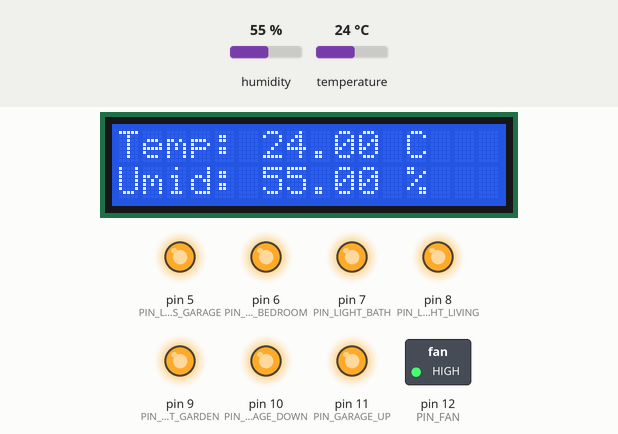
Simulated run of this sketch. Board: Arduino Uno, built with avr-gcc and run on an emulated ATmega328P. Shown: 16×2 character LCD, switched loads named in the sketch (green lamp = pin HIGH), output pins drawn as LEDs (lit = HIGH). Wiring (inferred from the names in the program): DHT11 sensor: data pin 4. Inputs (shaded band) come from the test bench; at power-on: humidity 55 %, temperature 24 °C. The RemoteXY app is connected.

Above: at 1.2 s.
1.3 s: humidity set to 22 %
At 3.6 s:
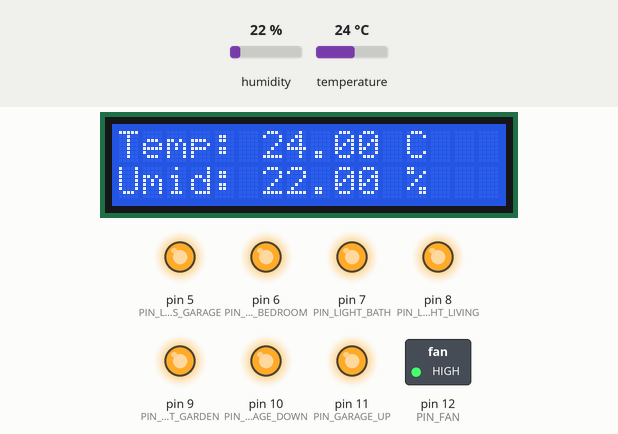
4.0 s: temperature set to 12 °C
At 4.8 s:
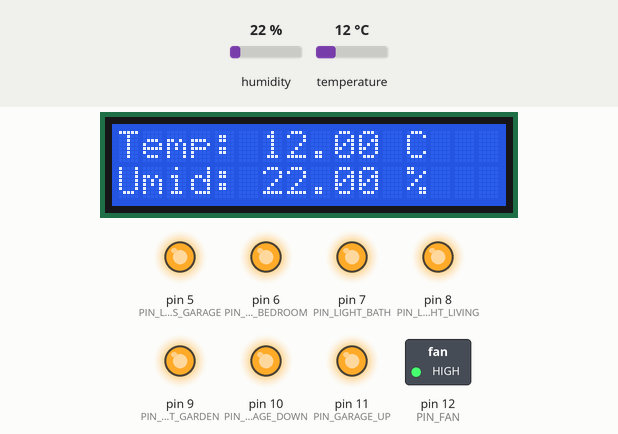
6.7 s: humidity set to 40 %
At 9.3 s:
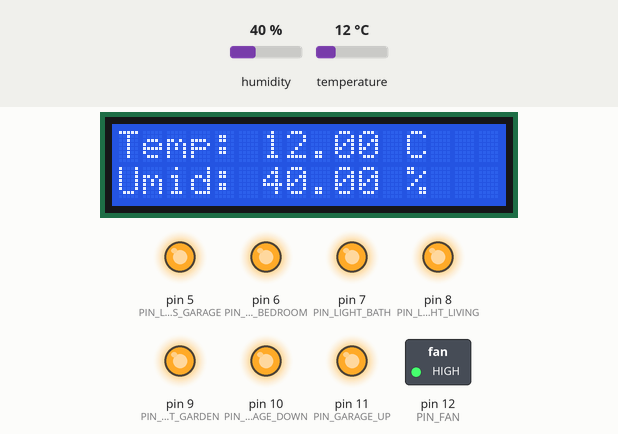
9.9 s: temperature set to 19 °C
At 11.5 s:
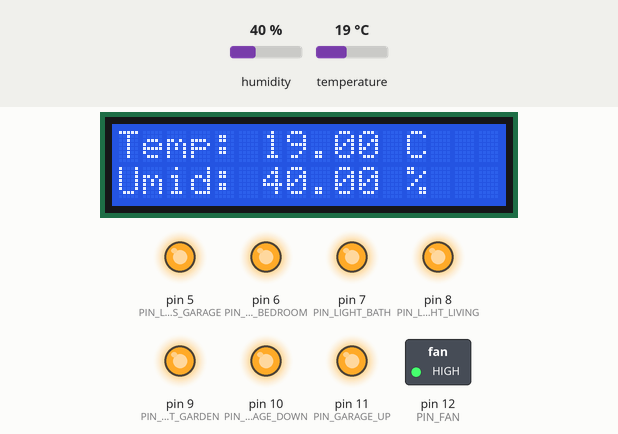
Timing chart, 0 to 13.0 s (numbered marks = the images above; inputs shaded):
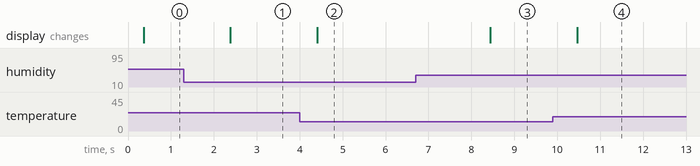

The sketch:

domotica.ino
```cpp
// (licence header left out)
//////////////////////////////////////////////
//        RemoteXY include library          //
//////////////////////////////////////////////

// RemoteXY select connection mode and include library
#define REMOTEXY_MODE__SOFTSERIAL
#include <SoftwareSerial.h>


#include "RemoteXY.h"
#include "DHT.h"
#include "LiquidCrystal_I2C.h"

// RemoteXY connection settings
#define REMOTEXY_SERIAL_RX 2
#define REMOTEXY_SERIAL_TX 3
#define REMOTEXY_SERIAL_SPEED 9600


// RemoteXY configurate
// RemoteXY configurate
#pragma pack(push, 1)
uint8_t RemoteXY_CONF[] =
  { 255,8,0,22,0,36,1,6,8,1,
  2,0,43,2,17,8,2,79,78,0,
  79,70,70,0,2,0,43,12,17,8,
  2,79,78,0,79,70,70,0,2,0,
  43,22,17,8,2,79,78,0,79,70,
  70,0,2,0,43,32,17,8,2,79,
  78,0,79,70,70,0,1,0,46,83,
  12,12,1,71,101,110,101,114,97,108,
  101,0,2,0,43,42,17,8,2,79,
  78,0,79,70,70,0,2,0,43,52,
  17,8,2,79,78,0,79,70,70,0,
  3,2,50,62,9,17,2,67,4,3,
  81,20,5,2,11,67,4,3,93,20,
  5,2,11,129,0,5,4,29,5,5,
  76,117,99,105,32,71,97,114,97,103,
  101,0,129,0,4,14,32,5,4,76,
  117,99,101,32,67,97,109,101,114,97,
  0,129,0,7,24,29,5,6,76,117,
  99,101,32,66,97,103,110,111,0,129,
  0,7,43,30,5,0,76,117,99,105,
  32,69,115,116,101,114,110,101,0,129,
  0,8,33,24,5,1,76,117,99,101,
  32,83,97,108,97,0,129,0,8,66,
  30,5,0,0,129,0,12,53,18,5,
  3,86,101,110,116,111,108,97,0,129,
  0,30,64,17,5,7,71,97,114,97,
  103,101,0,129,0,2,74,30,5,5,
  84,101,109,112,46,0,129,0,2,87,
  30,5,5,85,109,105,100,105,116,195,
  160,0,130,1,-1,73,28,28,11 };

// this structure defines all the variables of your control interface
struct _remotexy {

    // input variable
  uint8_t lights_garage; // =1 if switch ON and =0 if OFF
  uint8_t lights_bedroom; // =1 if switch ON and =0 if OFF
  uint8_t light_bath; // =1 if switch ON and =0 if OFF
  uint8_t light_living; // =1 if switch ON and =0 if OFF
  uint8_t general; // =1 if button pressed, else =0
  uint8_t light_garden; // =1 if switch ON and =0 if OFF
  uint8_t fan; // =1 if switch ON and =0 if OFF
  uint8_t garage_up_down; // =0 if select position A, =1 if position B, =2 if position C, ...

    // output variable
  char txt_temp[11];  // string UTF8 end zero
  char txt_humid[11];  // string UTF8 end zero

    // other variable
  uint8_t connect_flag;  // =1 if wire connected, else =0

} RemoteXY, old_remotexy;


#pragma pack(pop)


/////////////////////////////////////////////
//           END RemoteXY include          //
/////////////////////////////////////////////

#define PIN_LIGHTS_GARAGE 5
#define PIN_LIGHTS_BEDROOM 6
#define PIN_LIGHT_BATH 7
#define PIN_LIGHT_LIVING 8
#define PIN_LIGHT_GARDEN 9
#define PIN_FAN 12
#define PIN_GARAGE_UP 11
#define PIN_GARAGE_DOWN 10


#define VALORE_RELAY_ON LOW
#define VALORE_RELAY_OFF HIGH

#define SERRANDA_UP 0
#define SERRANDA_DOWN 1
#define TEMPO_AZIONE_MOTORE_SERRANDA_MS 600


#define PIN_TEMPERATURE_SENSOR 4

//LCD per mostrare temperatura e messaggi
LiquidCrystal_I2C lcd(0x3F,16,2);

//Sensore temperatura
DHT sensore_temperatura(PIN_TEMPERATURE_SENSOR,DHT11);

int posizione_precedente_serranda = SERRANDA_UP;


/////////////////////////////////////////////
//           FUNZIONI DI UTILITA           //
/////////////////////////////////////////////

//Fai qualcosa solo se il valore ricevuto da bluetooth e' diverso dal precedente

void processa_comandi(struct _remotexy&  old, struct _remotexy&  current)
{

  if (current.lights_garage != old.lights_garage)
  {
    digitalWrite( PIN_LIGHTS_GARAGE, (current.lights_garage == 1) ?  VALORE_RELAY_ON : VALORE_RELAY_OFF);
  }

  if (current.lights_bedroom != old.lights_bedroom)
  {
    digitalWrite( PIN_LIGHTS_BEDROOM, (current.lights_bedroom == 1) ?  VALORE_RELAY_ON : VALORE_RELAY_OFF);
  }

  if (current.light_bath != old.light_bath)
  {
    digitalWrite( PIN_LIGHT_BATH, (current.light_bath == 1) ?  VALORE_RELAY_ON: VALORE_RELAY_OFF);
  }

  if (current.light_living != old.light_living)
  {
    digitalWrite( PIN_LIGHT_LIVING, (current.light_living == 1) ?  VALORE_RELAY_ON : VALORE_RELAY_OFF);
  }

  if (current.light_garden != old.light_garden)
  {
    digitalWrite( PIN_LIGHT_GARDEN, (current.light_garden == 1) ?  VALORE_RELAY_ON : VALORE_RELAY_OFF);
  }

  if (current.fan != old.fan)
  {
    digitalWrite( PIN_FAN, (current.fan == 1) ?  VALORE_RELAY_ON : VALORE_RELAY_OFF);
  }
  //se  posizione della serranda diversa
  if (old.garage_up_down != current.garage_up_down)
  {
    muovi_serranda_garage(current.garage_up_down);
  }

  if (current.general != old.general && current.general == 1)
  {
    spegni_tutto();

  }


}


//Salva i valori correnti ricevuti da bluetooth in una struttura temporanea
void salva_stato(struct _remotexy& oldRemotexy, struct _remotexy& currentRemotexy)
{
     oldRemotexy.lights_garage = currentRemotexy.lights_garage;
     oldRemotexy.lights_bedroom = currentRemotexy.lights_bedroom;
     oldRemotexy.light_bath = currentRemotexy.light_bath;
     oldRemotexy.light_living = currentRemotexy.light_living;
     oldRemotexy.general = currentRemotexy.general;
     oldRemotexy.light_garden = currentRemotexy.light_garden;
     oldRemotexy.fan = currentRemotexy.fan;
     oldRemotexy.garage_up_down = currentRemotexy.garage_up_down;
}

// STAMPA MESSAGGIO MESSAGGIO VISUALIZZATO SU LCD
// Temperatura e Umidita passati da fuori
void aggiorna_lcd(float temperatura, float umidita)
{
  lcd.setCursor(0,0);
  lcd.print("Temp: ");
  lcd.setCursor(6,0);
  lcd.print(temperatura);
  lcd.setCursor(12,0);
  lcd.print("C");
  lcd.setCursor(0,1);
  lcd.print("Umid:");
  lcd.setCursor(6,1);
  lcd.print(umidita);
  lcd.setCursor(12,1);
  lcd.print("%");
}

void spegni_tutto()
{
  digitalWrite (PIN_LIGHTS_GARAGE, VALORE_RELAY_OFF);
  digitalWrite (PIN_LIGHTS_BEDROOM, VALORE_RELAY_OFF);
  digitalWrite (PIN_LIGHT_BATH, VALORE_RELAY_OFF);
  digitalWrite (PIN_LIGHT_LIVING, VALORE_RELAY_OFF);
  digitalWrite (PIN_LIGHT_GARDEN, VALORE_RELAY_OFF);
  digitalWrite (PIN_FAN, VALORE_RELAY_OFF);
  digitalWrite (PIN_GARAGE_UP, VALORE_RELAY_OFF);
  digitalWrite (PIN_GARAGE_DOWN, VALORE_RELAY_OFF);
}

void setup()
{
  RemoteXY_Init ();

  pinMode (PIN_LIGHTS_GARAGE, OUTPUT);
  pinMode (PIN_LIGHTS_BEDROOM, OUTPUT);
  pinMode (PIN_LIGHT_BATH, OUTPUT);
  pinMode (PIN_LIGHT_LIVING, OUTPUT);
  pinMode (PIN_LIGHT_GARDEN, OUTPUT);
  pinMode (PIN_FAN, OUTPUT);
  pinMode (PIN_GARAGE_UP, OUTPUT);
  pinMode (PIN_GARAGE_DOWN, OUTPUT);

  //Inizializzo tutti i rele a OFF
  spegni_tutto();

  Serial.begin(9600);

  // Inizializzazione display LCD e SENSORE TEMPERATURA
  lcd.init();
  lcd.backlight();
  sensore_temperatura.begin();

}

void muovi_serranda_garage(int direzione)
{
    if (direzione == SERRANDA_UP)
    {
      digitalWrite(PIN_GARAGE_UP, VALORE_RELAY_ON);
      delay(TEMPO_AZIONE_MOTORE_SERRANDA_MS);
      digitalWrite(PIN_GARAGE_UP, VALORE_RELAY_OFF);
    }
    else
    {
      digitalWrite(PIN_GARAGE_DOWN, VALORE_RELAY_ON);
      delay(TEMPO_AZIONE_MOTORE_SERRANDA_MS);
      digitalWrite(PIN_GARAGE_DOWN, VALORE_RELAY_OFF);
    }
}

void loop()
{
  //legge comandi da bluetooth
  RemoteXY_Handler ();


  float temp = sensore_temperatura.readTemperature();
  float hum = sensore_temperatura.readHumidity();
  String temp_str="";
  temp_str+=temp;
  temp_str += " C";
  String hum_str="";
  hum_str+=hum;
  hum_str += " %";
  temp_str.toCharArray(RemoteXY.txt_temp, 11);
  hum_str.toCharArray(RemoteXY.txt_humid, 11);
  // use the RemoteXY structure for data transfer
  aggiorna_lcd(temp,hum);

  //processa comandi (aziona relays e pin vari)
  processa_comandi(old_remotexy,RemoteXY);

  salva_stato(old_remotexy,RemoteXY);

}
```

DHT.cpp
```cpp
// (licence header left out)
#include "DHT.h"

#define MIN_INTERVAL 2000

DHT::DHT(uint8_t pin, uint8_t type, uint8_t count) {
  _pin = pin;
  _type = type;
  #ifdef __AVR
    _bit = digitalPinToBitMask(pin);
    _port = digitalPinToPort(pin);
  #endif
  _maxcycles = microsecondsToClockCycles(1000);  // 1 millisecond timeout for
                                                 // reading pulses from DHT sensor.
  // Note that count is now ignored as the DHT reading algorithm adjusts itself
  // basd on the speed of the processor.
}

void DHT::begin(void) {
  // set up the pins!
  pinMode(_pin, INPUT_PULLUP);
  // Using this value makes sure that millis() - lastreadtime will be
  // >= MIN_INTERVAL right away. Note that this assignment wraps around,
  // but so will the subtraction.
  _lastreadtime = -MIN_INTERVAL;
  DEBUG_PRINT("Max clock cycles: "); DEBUG_PRINTLN(_maxcycles, DEC);
}

//boolean S == Scale.  True == Fahrenheit; False == Celcius
float DHT::readTemperature(bool S, bool force) {
  float f = NAN;

  if (read(force)) {
    switch (_type) {
    case DHT11:
      f = data[2];
      if(S) {
        f = convertCtoF(f);
      }
      break;
    case DHT22:
    case DHT21:
      f = data[2] & 0x7F;
      f *= 256;
      f += data[3];
      f *= 0.1;
      if (data[2] & 0x80) {
        f *= -1;
      }
      if(S) {
        f = convertCtoF(f);
      }
      break;
    }
  }
  return f;
}

float DHT::convertCtoF(float c) {
  return c * 1.8 + 32;
}

float DHT::convertFtoC(float f) {
  return (f - 32) * 0.55555;
}

float DHT::readHumidity(bool force) {
  float f = NAN;
  if (read()) {
    switch (_type) {
    case DHT11:
      f = data[0];
      break;
    case DHT22:
    case DHT21:
      f = data[0];
      f *= 256;
      f += data[1];
      f *= 0.1;
      break;
    }
  }
  return f;
}

//boolean isFahrenheit: True == Fahrenheit; False == Celcius
float DHT::computeHeatIndex(float temperature, float percentHumidity, bool isFahrenheit) {
  // Using both Rothfusz and Steadman's equations
  // http://www.wpc.ncep.noaa.gov/html/heatindex_equation.shtml
  float hi;

  if (!isFahrenheit)
    temperature = convertCtoF(temperature);

  hi = 0.5 * (temperature + 61.0 + ((temperature - 68.0) * 1.2) + (percentHumidity * 0.094));

  if (hi > 79) {
    hi = -42.379 +
             2.04901523 * temperature +
            10.14333127 * percentHumidity +
            -0.22475541 * temperature*percentHumidity +
            -0.00683783 * pow(temperature, 2) +
            -0.05481717 * pow(percentHumidity, 2) +
             0.00122874 * pow(temperature, 2) * percentHumidity +
             0.00085282 * temperature*pow(percentHumidity, 2) +
            -0.00000199 * pow(temperature, 2) * pow(percentHumidity, 2);

    if((percentHumidity < 13) && (temperature >= 80.0) && (temperature <= 112.0))
      hi -= ((13.0 - percentHumidity) * 0.25) * sqrt((17.0 - abs(temperature - 95.0)) * 0.05882);

    else if((percentHumidity > 85.0) && (temperature >= 80.0) && (temperature <= 87.0))
      hi += ((percentHumidity - 85.0) * 0.1) * ((87.0 - temperature) * 0.2);
  }

  return isFahrenheit ? hi : convertFtoC(hi);
}

boolean DHT::read(bool force) {
  // Check if sensor was read less than two seconds ago and return early
  // to use last reading.
  uint32_t currenttime = millis();
  if (!force && ((currenttime - _lastreadtime) < 2000)) {
    return _lastresult; // return last correct measurement
  }
  _lastreadtime = currenttime;

  // Reset 40 bits of received data to zero.
  data[0] = data[1] = data[2] = data[3] = data[4] = 0;

  // Send start signal.  See DHT datasheet for full signal diagram:
  //   http://www.adafruit.com/datasheets/Digital%20humidity%20and%20temperature%20sensor%20AM2302.pdf

  // Go into high impedence state to let pull-up raise data line level and
  // start the reading process.
  digitalWrite(_pin, HIGH);
  delay(250);

  // First set data line low for 20 milliseconds.
  pinMode(_pin, OUTPUT);
  digitalWrite(_pin, LOW);
  delay(20);

  uint32_t cycles[80];
  {
    // Turn off interrupts temporarily because the next sections are timing critical
    // and we don't want any interruptions.
    InterruptLock lock;

    // End the start signal by setting data line high for 40 microseconds.
    digitalWrite(_pin, HIGH);
    delayMicroseconds(40);

    // Now start reading the data line to get the value from the DHT sensor.
    pinMode(_pin, INPUT_PULLUP);
    delayMicroseconds(10);  // Delay a bit to let sensor pull data line low.

    // First expect a low signal for ~80 microseconds followed by a high signal
    // for ~80 microseconds again.
    if (expectPulse(LOW) == 0) {
      DEBUG_PRINTLN(F("Timeout waiting for start signal low pulse."));
      _lastresult = false;
      return _lastresult;
    }
    if (expectPulse(HIGH) == 0) {
      DEBUG_PRINTLN(F("Timeout waiting for start signal high pulse."));
      _lastresult = false;
      return _lastresult;
    }

    // Now read the 40 bits sent by the sensor.  Each bit is sent as a 50
    // microsecond low pulse followed by a variable length high pulse.  If the
    // high pulse is ~28 microseconds then it's a 0 and if it's ~70 microseconds
    // then it's a 1.  We measure the cycle count of the initial 50us low pulse
    // and use that to compare to the cycle count of the high pulse to determine
    // if the bit is a 0 (high state cycle count < low state cycle count), or a
    // 1 (high state cycle count > low state cycle count). Note that for speed all
    // the pulses are read into a array and then examined in a later step.
    for (int i=0; i<80; i+=2) {
      cycles[i]   = expectPulse(LOW);
      cycles[i+1] = expectPulse(HIGH);
    }
  } // Timing critical code is now complete.

  // Inspect pulses and determine which ones are 0 (high state cycle count < low
  // state cycle count), or 1 (high state cycle count > low state cycle count).
  for (int i=0; i<40; ++i) {
    uint32_t lowCycles  = cycles[2*i];
    uint32_t highCycles = cycles[2*i+1];
    if ((lowCycles == 0) || (highCycles == 0)) {
      DEBUG_PRINTLN(F("Timeout waiting for pulse."));
      _lastresult = false;
      return _lastresult;
    }
    data[i/8] <<= 1;
    // Now compare the low and high cycle times to see if the bit is a 0 or 1.
    if (highCycles > lowCycles) {
      // High cycles are greater than 50us low cycle count, must be a 1.
      data[i/8] |= 1;
    }
    // Else high cycles are less than (or equal to, a weird case) the 50us low
    // cycle count so this must be a zero.  Nothing needs to be changed in the
    // stored data.
  }

  DEBUG_PRINTLN(F("Received:"));
  DEBUG_PRINT(data[0], HEX); DEBUG_PRINT(F(", "));
  DEBUG_PRINT(data[1], HEX); DEBUG_PRINT(F(", "));
  DEBUG_PRINT(data[2], HEX); DEBUG_PRINT(F(", "));
  DEBUG_PRINT(data[3], HEX); DEBUG_PRINT(F(", "));
  DEBUG_PRINT(data[4], HEX); DEBUG_PRINT(F(" =? "));
  DEBUG_PRINTLN((data[0] + data[1] + data[2] + data[3]) & 0xFF, HEX);

  // Check we read 40 bits and that the checksum matches.
  if (data[4] == ((data[0] + data[1] + data[2] + data[3]) & 0xFF)) {
    _lastresult = true;
    return _lastresult;
  }
  else {
    DEBUG_PRINTLN(F("Checksum failure!"));
    _lastresult = false;
    return _lastresult;
  }
}

// Expect the signal line to be at the specified level for a period of time and
// return a count of loop cycles spent at that level (this cycle count can be
// used to compare the relative time of two pulses).  If more than a millisecond
// ellapses without the level changing then the call fails with a 0 response.
// This is adapted from Arduino's pulseInLong function (which is only available
// in the very latest IDE versions):
//   https://github.com/arduino/Arduino/blob/master/hardware/arduino/avr/cores/arduino/wiring_pulse.c
uint32_t DHT::expectPulse(bool level) {
  uint32_t count = 0;
  // On AVR platforms use direct GPIO port access as it's much faster and better
  // for catching pulses that are 10's of microseconds in length:
  #ifdef __AVR
    uint8_t portState = level ? _bit : 0;
    while ((*portInputRegister(_port) & _bit) == portState) {
      if (count++ >= _maxcycles) {
        return 0; // Exceeded timeout, fail.
      }
    }
  // Otherwise fall back to using digitalRead (this seems to be necessary on ESP8266
  // right now, perhaps bugs in direct port access functions?).
  #else
    while (digitalRead(_pin) == level) {
      if (count++ >= _maxcycles) {
        return 0; // Exceeded timeout, fail.
      }
    }
  #endif

  return count;
}
```

DHT.h
```cpp
// (licence header left out)
#ifndef DHT_H
#define DHT_H

#if ARDUINO >= 100
 #include "Arduino.h"
#else
 #include "WProgram.h"
#endif


// Uncomment to enable printing out nice debug messages.
//#define DHT_DEBUG

// Define where debug output will be printed.
#define DEBUG_PRINTER Serial

// Setup debug printing macros.
#ifdef DHT_DEBUG
  #define DEBUG_PRINT(...) { DEBUG_PRINTER.print(__VA_ARGS__); }
  #define DEBUG_PRINTLN(...) { DEBUG_PRINTER.println(__VA_ARGS__); }
#else
  #define DEBUG_PRINT(...) {}
  #define DEBUG_PRINTLN(...) {}
#endif

// Define types of sensors.
#define DHT11 11
#define DHT22 22
#define DHT21 21
#define AM2301 21


class DHT {
  public:
   DHT(uint8_t pin, uint8_t type, uint8_t count=6);
   void begin(void);
   float readTemperature(bool S=false, bool force=false);
   float convertCtoF(float);
   float convertFtoC(float);
   float computeHeatIndex(float temperature, float percentHumidity, bool isFahrenheit=true);
   float readHumidity(bool force=false);
   boolean read(bool force=false);

 private:
  uint8_t data[5];
  uint8_t _pin, _type;
  #ifdef __AVR
    // Use direct GPIO access on an 8-bit AVR so keep track of the port and bitmask
    // for the digital pin connected to the DHT.  Other platforms will use digitalRead.
    uint8_t _bit, _port;
  #endif
  uint32_t _lastreadtime, _maxcycles;
  bool _lastresult;

  uint32_t expectPulse(bool level);

};

class InterruptLock {
  public:
   InterruptLock() {
    noInterrupts();
   }
   ~InterruptLock() {
    interrupts();
   }

};

#endif
```

Measured:
- after the input at 1.3 s, the display: changes after 1.1 s (image 1)
- after the input at 4.0 s, the display: changes after 0.41 s (image 2)
- after the input at 6.7 s, the display: changes after 1.7 s (image 3)
- after the input at 9.9 s, the display: changes after 0.56 s (image 4)
